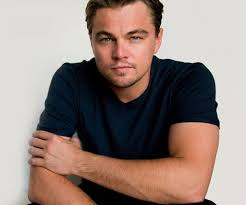
#> input picture opencv2/leo.jpg, 246 x 205 px
$ python RGB_Extract.py
#> lines starting #> are read from the running program, lines starting #| are printed output that depends on the picture
# how to extract RGB color space from an image
import cv2
import numpy as np  # for matrix functions

img = cv2.imread('leo.jpg')
#> img is the input picture: shape (205, 246, 3); mean B, G, R 124.6, 131.6, 148.9
cv2.imshow('original ', img)

# we will exract RGB from our image and display the three layers as different images
cv2.waitKey(0)
B, G, R = cv2.split(img)  # splitting into BGR , in image processing the layers are actually in B G R format.
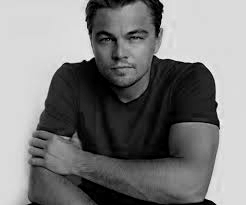
#> B: shape (205, 246); min 0, max 253, mean 124.6
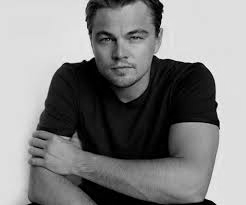
#> G: shape (205, 246); min 0, max 252, mean 131.6
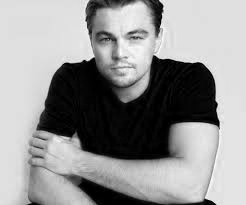
#> R: shape (205, 246); min 0, max 255, mean 148.9
zeros = np.zeros(img.shape[:2],dtype="uint8") # creating a zero matrix of size HxW of our image using shape function
#  uint8 is a 8 bit unsigned integer,     uint8 data type can range from 0-255 exactly what we need ,RGB ranges (0-255)
print(zeros)
#> (printed output is left out)
cv2.imshow('red',cv2.merge([zeros, zeros, R]))  # displaying red color space by merging it with zero matrix, so that
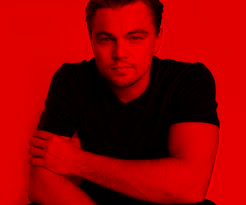
#> window 'red': shape (205, 246, 3); mean B, G, R 0, 0, 148.9
#                                                                              only red color factor get displayed
cv2.waitKey(0)
cv2.imshow('green',cv2.merge([zeros,G,zeros]))
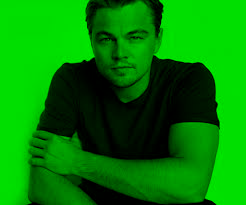
#> window 'green': shape (205, 246, 3); mean B, G, R 0, 131.6, 0
cv2.waitKey(0)
cv2.imshow('blue',cv2.merge([B,zeros,zeros]))
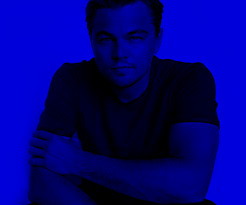
#> window 'blue': shape (205, 246, 3); mean B, G, R 124.6, 0, 0
cv2.waitKey(0)
cv2.destroyAllWindows()

#colud've done for all the colors
